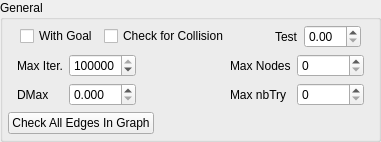
    <widget class="QGroupBox" name="groupBox">
     <property name="title">
      <string>General</string>
     </property>
     <layout class="QVBoxLayout" name="verticalLayout_2">
      <property name="margin">
       <number>5</number>
      </property>
      <item>
       <widget class="QWidget" name="widget_9" native="true">
        <layout class="QHBoxLayout" name="horizontalLayout_8">
         <property name="leftMargin">
          <number>12</number>
         </property>
         <property name="topMargin">
          <number>0</number>
         </property>
         <property name="rightMargin">
          <number>12</number>
         </property>
         <property name="bottomMargin">
          <number>0</number>
         </property>
         <item>
          <widget class="QCheckBox" name="isWithGoal">
           <property name="text">
            <string>With Goal</string>
           </property>
          </widget>
         </item>
         <item>
          <widget class="QCheckBox" name="checkBoxCheckCollision">
           <property name="text">
            <string>Check for Collision</string>
           </property>
          </widget>
         </item>
         <item>
          <spacer name="horizontalSpacer_3">
           <property name="orientation">
            <enum>Qt::Horizontal</enum>
           </property>
           <property name="sizeHint" stdset="0">
            <size>
             <width>40</width>
             <height>20</height>
            </size>
           </property>
          </spacer>
         </item>
         <item>
          <widget class="QLabel" name="label_7">
           <property name="text">
            <string>Test</string>
           </property>
          </widget>
         </item>
         <item>
          <widget class="QDoubleSpinBox" name="doubleSpinBoxTest"/>
         </item>
        </layout>
       </widget>
      </item>
      <item>
       <widget class="QWidget" name="widget_12" native="true">
        <layout class="QGridLayout" name="gridLayout_5">
         <property name="topMargin">
          <number>0</number>
         </property>
         <property name="bottomMargin">
          <number>0</number>
         </property>
         <item row="0" column="3">
          <widget class="QLabel" name="labelMaxNodes">
           <property name="text">
            <string>Max Nodes</string>
           </property>
          </widget>
         </item>
         <item row="0" column="4">
          <widget class="QSpinBox" name="spinBoxMaxNodes">
           <property name="maximum">
            <number>1000000</number>
           </property>
          </widget>
         </item>
         <item row="1" column="0">
          <widget class="QLabel" name="label_2">
           <property name="text">
            <string>DMax</string>
           </property>
          </widget>
         </item>
         <item row="1" column="1">
          <widget class="QDoubleSpinBox" name="doubleSpinBoxDMax">
           <property name="decimals">
            <number>3</number>
           </property>
           <property name="maximum">
            <double>1.000000000000000</double>
           </property>
           <property name="singleStep">
            <double>0.005000000000000</double>
           </property>
          </widget>
         </item>
         <item row="1" column="3">
          <widget class="QLabel" name="label_26">
           <property name="text">
            <string>Max nbTry</string>
           </property>
          </widget>
         </item>
         <item row="1" column="4">
          <widget class="QSpinBox" name="spinBoxNbTry">
           <property name="maximum">
            <number>1000000</number>
           </property>
          </widget>
         </item>
         <item row="0" column="0">
          <widget class="QLabel" name="label_8">
           <property name="text">
            <string>Max Iter.</string>
           </property>
          </widget>
         </item>
         <item row="0" column="1">
          <widget class="QSpinBox" name="spinBoxMaxIterations">
           <property name="minimum">
            <number>1</number>
           </property>
           <property name="maximum">
            <number>100000000</number>
           </property>
           <property name="value">
            <number>10000000</number>
           </property>
          </widget>
         </item>
         <item row="0" column="2">
          <spacer name="horizontalSpacer_4">
           <property name="orientation">
            <enum>Qt::Horizontal</enum>
           </property>
           <property name="sizeHint" stdset="0">
            <size>
             <width>40</width>
             <height>20</height>
            </size>
           </property>
          </spacer>
         </item>
        </layout>
       </widget>
      </item>
      <item>
       <widget class="QWidget" name="widget" native="true">
        <layout class="QHBoxLayout" name="horizontalLayout_2">
         <property name="margin">
          <number>0</number>
         </property>
         <item>
          <widget class="QPushButton" name="pushButtonCheckAllEdges">
           <property name="text">
            <string>Check All Edges In Graph</string>
           </property>
          </widget>
         </item>
         <item>
          <spacer name="horizontalSpacer_2">
           <property name="orientation">
            <enum>Qt::Horizontal</enum>
           </property>
           <property name="sizeHint" stdset="0">
            <size>
             <width>40</width>
             <height>20</height>
            </size>
           </property>
          </spacer>
         </item>
        </layout>
       </widget>
      </item>
     </layout>
    </widget>
